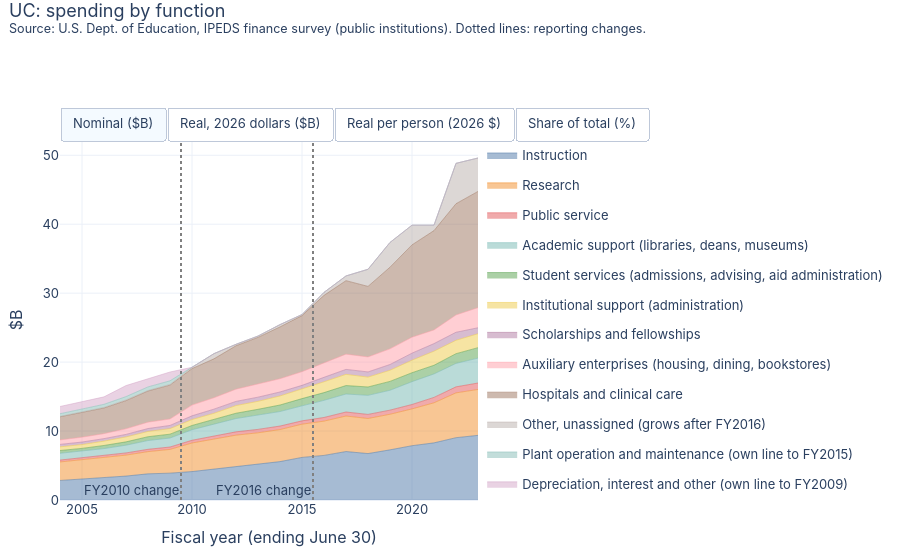

Notebook source saved alongside this figure:
### Markdown cell above
### By system

### Code cell
for s in SYSTEMS:
    z = ex[ex.system == s]
    stacked_area_toggle(add_views(z), "function", f"{s}: spending by function", HE + ". Dotted lines: reporting changes.",
                        order=[x for x in FUNCTION_ORDER if x in set(z.function)], breaks=BRK).show()

### Figure 1 — Plotly figure (JSON) as saved in the notebook; plotly's stock layout.template omitted (floating-point values rounded to 4 significant figures)
{"data": [{"hovertemplate": "%{y:,.1f}", "legendgroup": "Instruction", "line": {"color": "#4e79a7", "width": 0.5}, "mode": "lines", "name": "Instruction", "showlegend": true, "stackgroup": "one", "type": "scatter", "visible": true, "x": [2004, 2005, 2006, 2007, 2008, 2009, 2010, 2011, 2012, 2013, 2014, 2015, 2016, 2017, 2018, 2019, 2020, 2021, 2022, 2023], "y": [2.834, 3.025, 3.19, 3.467, 3.794, 3.894, 4.123, 4.47, 4.827, 5.151, 5.568, 6.177, 6.465, 7.028, 6.734, 7.274, 7.873, 8.286, 9.035, 9.376]}, {"hovertemplate": "%{y:,.1f}", "legendgroup": "Research", "line": {"color": "#f28e2b", "width": 0.5}, "mode": "lines", "name": "Research", "showlegend": true, "stackgroup": "one", "type": "scatter", "visible": true, "x": [2004, 2005, 2006, 2007, 2008, 2009, 2010, 2011, 2012, 2013, 2014, 2015, 2016, 2017, 2018, 2019, 2020, 2021, 2022, 2023], "y": [2.683, 2.803, 2.923, 3.043, 3.22, 3.442, 4.143, 4.383, 4.575, 4.593, 4.649, 4.818, 4.977, 5.151, 5.084, 5.163, 5.337, 5.813, 6.501, 6.657]}, {"hovertemplate": "%{y:,.1f}", "legendgroup": "Public service", "line": {"color": "#e15759", "width": 0.5}, "mode": "lines", "name": "Public service", "showlegend": true, "stackgroup": "one", "type": "scatter", "visible": true, "x": [2004, 2005, 2006, 2007, 2008, 2009, 2010, 2011, 2012, 2013, 2014, 2015, 2016, 2017, 2018, 2019, 2020, 2021, 2022, 2023], "y": [0.2738, 0.2808, 0.2984, 0.3159, 0.3363, 0.3461, 0.396, 0.4442, 0.4835, 0.4982, 0.5074, 0.4846, 0.5271, 0.583, 0.5945, 0.5972, 0.6416, 0.782, 0.8748, 0.9333]}, {"hovertemplate": "%{y:,.1f}", "legendgroup": "Academic support (libraries, deans, museums)", "line": {"color": "#76b7b2", "width": 0.5}, "mode": "lines", "name": "Academic support (libraries, deans, museums)", "showlegend": true, "stackgroup": "one", "type": "scatter", "visible": true, "x": [2004, 2005, 2006, 2007, 2008, 2009, 2010, 2011, 2012, 2013, 2014, 2015, 2016, 2017, 2018, 2019, 2020, 2021, 2022, 2023], "y": [0.9839, 0.9529, 1.043, 1.123, 1.274, 1.304, 1.522, 1.704, 1.929, 2.08, 2.106, 2.179, 2.487, 2.611, 2.767, 2.881, 3.311, 3.403, 3.397, 3.611]}, {"hovertemplate": "%{y:,.1f}", "legendgroup": "Student services (admissions, advising, aid administration)", "line": {"color": "#59a14f", "width": 0.5}, "mode": "lines", "name": "Student services (admissions, advising, aid administration)", "showlegend": true, "stackgroup": "one", "type": "scatter", "visible": true, "x": [2004, 2005, 2006, 2007, 2008, 2009, 2010, 2011, 2012, 2013, 2014, 2015, 2016, 2017, 2018, 2019, 2020, 2021, 2022, 2023], "y": [0.4004, 0.4237, 0.4535, 0.4842, 0.5517, 0.5616, 0.6255, 0.6819, 0.7686, 0.8293, 0.9473, 1.046, 1.119, 1.225, 1.213, 1.287, 1.297, 1.254, 1.409, 1.516]}, {"hovertemplate": "%{y:,.1f}", "legendgroup": "Institutional support (administration)", "line": {"color": "#edc948", "width": 0.5}, "mode": "lines", "name": "Institutional support (administration)", "showlegend": true, "stackgroup": "one", "type": "scatter", "visible": true, "x": [2004, 2005, 2006, 2007, 2008, 2009, 2010, 2011, 2012, 2013, 2014, 2015, 2016, 2017, 2018, 2019, 2020, 2021, 2022, 2023], "y": [0.531, 0.5536, 0.6306, 0.7124, 0.7659, 0.8014, 0.858, 0.8945, 1.115, 1.159, 1.31, 1.37, 1.573, 1.626, 1.432, 1.616, 1.82, 2.049, 1.945, 2.025]}, {"hovertemplate": "%{y:,.1f}", "legendgroup": "Scholarships and fellowships", "line": {"color": "#b07aa1", "width": 0.5}, "mode": "lines", "name": "Scholarships and fellowships", "showlegend": true, "stackgroup": "one", "type": "scatter", "visible": true, "x": [2004, 2005, 2006, 2007, 2008, 2009, 2010, 2011, 2012, 2013, 2014, 2015, 2016, 2017, 2018, 2019, 2020, 2021, 2022, 2023], "y": [0.357, 0.368, 0.362, 0.3696, 0.425, 0.4644, 0.5441, 0.6006, 0.6008, 0.6034, 0.5807, 0.5529, 0.6474, 0.719, 0.7498, 0.8356, 1.019, 1.099, 1.164, 0.8638]}, {"hovertemplate": "%{y:,.1f}", "legendgroup": "Auxiliary enterprises (housing, dining, bookstores)", "line": {"color": "#ff9da7", "width": 0.5}, "mode": "lines", "name": "Auxiliary enterprises (housing, dining, bookstores)", "showlegend": true, "stackgroup": "one", "type": "scatter", "visible": true, "x": [2004, 2005, 2006, 2007, 2008, 2009, 2010, 2011, 2012, 2013, 2014, 2015, 2016, 2017, 2018, 2019, 2020, 2021, 2022, 2023], "y": [0.6499, 0.6997, 0.7243, 0.8101, 0.924, 0.934, 1.551, 1.654, 1.775, 1.891, 1.919, 1.983, 2.087, 2.211, 2.174, 2.265, 2.312, 1.976, 2.51, 2.915]}, {"hovertemplate": "%{y:,.1f}", "legendgroup": "Hospitals and clinical care", "line": {"color": "#9c755f", "width": 0.5}, "mode": "lines", "name": "Hospitals and clinical care", "showlegend": true, "stackgroup": "one", "type": "scatter", "visible": true, "x": [2004, 2005, 2006, 2007, 2008, 2009, 2010, 2011, 2012, 2013, 2014, 2015, 2016, 2017, 2018, 2019, 2020, 2021, 2022, 2023], "y": [3.353, 3.587, 3.719, 4.081, 4.515, 4.913, 5.286, 5.644, 6.292, 6.776, 7.511, 8.133, 9.797, 10.66, 10.23, 11.84, 13.39, 14.41, 16.13, 16.86]}, {"hovertemplate": "%{y:,.1f}", "legendgroup": "Other, unassigned (grows after FY2016)", "line": {"color": "#bab0ac", "width": 0.5}, "mode": "lines", "name": "Other, unassigned (grows after FY2016)", "showlegend": true, "stackgroup": "one", "type": "scatter", "visible": true, "x": [2004, 2005, 2006, 2007, 2008, 2009, 2010, 2011, 2012, 2013, 2014, 2015, 2016, 2017, 2018, 2019, 2020, 2021, 2022, 2023], "y": [0.06202, 0.07334, 0.08615, 0.1212, 0.07728, 0.1069, 0.1957, 0.7525, 0.216, 0.1972, 0.3434, 0.158, 0.4358, 0.6857, 2.487, 3.593, 2.862, 0.7869, 5.858, 4.845]}, {"hovertemplate": "%{y:,.1f}", "legendgroup": "Plant operation and maintenance (own line to FY2015)", "line": {"color": "#86bcb6", "width": 0.5}, "mode": "lines", "name": "Plant operation and maintenance (own line to FY2015)", "showlegend": true, "stackgroup": "one", "type": "scatter", "visible": true, "x": [2004, 2005, 2006, 2007, 2008, 2009, 2010, 2011, 2012, 2013, 2014, 2015, 2016, 2017, 2018, 2019, 2020, 2021, 2022, 2023], "y": [0.3849, 0.4096, 0.4487, 0.471, 0.5202, 0.5197, 0.0, 0.0, 0.0, 0.0, 0.0, 0.0, 0.0, 0.0, 0.0, 0.0, 0.0, 0.0, 0.0, 0.0]}, {"hovertemplate": "%{y:,.1f}", "legendgroup": "Depreciation, interest and other (own line to FY2009)", "line": {"color": "#d4a6c8", "width": 0.5}, "mode": "lines", "name": "Depreciation, interest and other (own line to FY2009)", "showlegend": true, "stackgroup": "one", "type": "scatter", "visible": true, "x": [2004, 2005, 2006, 2007, 2008, 2009, 2010, 2011, 2012, 2013, 2014, 2015, 2016, 2017, 2018, 2019, 2020, 2021, 2022, 2023], "y": [1.047, 1.045, 1.079, 1.599, 1.202, 1.277, 0.0, 0.0, 0.0, 0.0, 0.0, 0.0, 0.0, 0.0, 0.0, 0.0, 0.0, 0.0, 0.0, 0.0]}, {"hovertemplate": "%{y:,.1f}", "legendgroup": "Instruction", "line": {"color": "#4e79a7", "width": 0.5}, "mode": "lines", "name": "Instruction", "showlegend": false, "stackgroup": "one", "type": "scatter", "visible": false, "x": [2004, 2005, 2006, 2007, 2008, 2009, 2010, 2011, 2012, 2013, 2014, 2015, 2016, 2017, 2018, 2019, 2020, 2021, 2022, 2023], "y": [4.989, 5.17, 5.254, 5.566, 5.873, 5.944, 6.231, 6.626, 6.95, 7.294, 7.764, 8.551, 8.891, 9.489, 8.892, 9.411, 10.03, 10.32, 10.5, 10.25]}, {"hovertemplate": "%{y:,.1f}", "legendgroup": "Research", "line": {"color": "#f28e2b", "width": 0.5}, "mode": "lines", "name": "Research", "showlegend": false, "stackgroup": "one", "type": "scatter", "visible": false, "x": [2004, 2005, 2006, 2007, 2008, 2009, 2010, 2011, 2012, 2013, 2014, 2015, 2016, 2017, 2018, 2019, 2020, 2021, 2022, 2023], "y": [4.724, 4.791, 4.814, 4.885, 4.983, 5.255, 6.263, 6.497, 6.587, 6.504, 6.482, 6.67, 6.844, 6.955, 6.714, 6.679, 6.797, 7.238, 7.553, 7.279]}, {"hovertemplate": "%{y:,.1f}", "legendgroup": "Public service", "line": {"color": "#e15759", "width": 0.5}, "mode": "lines", "name": "Public service", "showlegend": false, "stackgroup": "one", "type": "scatter", "visible": false, "x": [2004, 2005, 2006, 2007, 2008, 2009, 2010, 2011, 2012, 2013, 2014, 2015, 2016, 2017, 2018, 2019, 2020, 2021, 2022, 2023], "y": [0.4821, 0.4798, 0.4914, 0.507, 0.5206, 0.5282, 0.5985, 0.6584, 0.6962, 0.7054, 0.7075, 0.6709, 0.7249, 0.7871, 0.7851, 0.7726, 0.8171, 0.9737, 1.016, 1.02]}, {"hovertemplate": "%{y:,.1f}", "legendgroup": "Academic support (libraries, deans, museums)", "line": {"color": "#76b7b2", "width": 0.5}, "mode": "lines", "name": "Academic support (libraries, deans, museums)", "showlegend": false, "stackgroup": "one", "type": "scatter", "visible": false, "x": [2004, 2005, 2006, 2007, 2008, 2009, 2010, 2011, 2012, 2013, 2014, 2015, 2016, 2017, 2018, 2019, 2020, 2021, 2022, 2023], "y": [1.732, 1.629, 1.718, 1.802, 1.972, 1.99, 2.301, 2.526, 2.778, 2.946, 2.936, 3.016, 3.42, 3.525, 3.654, 3.727, 4.217, 4.237, 3.947, 3.948]}, {"hovertemplate": "%{y:,.1f}", "legendgroup": "Student services (admissions, advising, aid administration)", "line": {"color": "#59a14f", "width": 0.5}, "mode": "lines", "name": "Student services (admissions, advising, aid administration)", "showlegend": false, "stackgroup": "one", "type": "scatter", "visible": false, "x": [2004, 2005, 2006, 2007, 2008, 2009, 2010, 2011, 2012, 2013, 2014, 2015, 2016, 2017, 2018, 2019, 2020, 2021, 2022, 2023], "y": [0.7049, 0.7242, 0.7469, 0.7772, 0.8539, 0.8572, 0.9454, 1.011, 1.107, 1.174, 1.321, 1.448, 1.539, 1.653, 1.602, 1.665, 1.651, 1.562, 1.637, 1.657]}, {"hovertemplate": "%{y:,.1f}", "legendgroup": "Institutional support (administration)", "line": {"color": "#edc948", "width": 0.5}, "mode": "lines", "name": "Institutional support (administration)", "showlegend": false, "stackgroup": "one", "type": "scatter", "visible": false, "x": [2004, 2005, 2006, 2007, 2008, 2009, 2010, 2011, 2012, 2013, 2014, 2015, 2016, 2017, 2018, 2019, 2020, 2021, 2022, 2023], "y": [0.9348, 0.9461, 1.039, 1.144, 1.185, 1.223, 1.297, 1.326, 1.606, 1.642, 1.826, 1.897, 2.164, 2.196, 1.891, 2.09, 2.317, 2.551, 2.26, 2.214]}, {"hovertemplate": "%{y:,.1f}", "legendgroup": "Scholarships and fellowships", "line": {"color": "#b07aa1", "width": 0.5}, "mode": "lines", "name": "Scholarships and fellowships", "showlegend": false, "stackgroup": "one", "type": "scatter", "visible": false, "x": [2004, 2005, 2006, 2007, 2008, 2009, 2010, 2011, 2012, 2013, 2014, 2015, 2016, 2017, 2018, 2019, 2020, 2021, 2022, 2023], "y": [0.6286, 0.6289, 0.5961, 0.5933, 0.6578, 0.7088, 0.8225, 0.8902, 0.865, 0.8544, 0.8097, 0.7654, 0.8903, 0.9708, 0.9901, 1.081, 1.298, 1.368, 1.353, 0.9445]}, {"hovertemplate": "%{y:,.1f}", "legendgroup": "Auxiliary enterprises (housing, dining, bookstores)", "line": {"color": "#ff9da7", "width": 0.5}, "mode": "lines", "name": "Auxiliary enterprises (housing, dining, bookstores)", "showlegend": false, "stackgroup": "one", "type": "scatter", "visible": false, "x": [2004, 2005, 2006, 2007, 2008, 2009, 2010, 2011, 2012, 2013, 2014, 2015, 2016, 2017, 2018, 2019, 2020, 2021, 2022, 2023], "y": [1.144, 1.196, 1.193, 1.3, 1.43, 1.426, 2.344, 2.452, 2.556, 2.678, 2.676, 2.745, 2.87, 2.985, 2.87, 2.93, 2.944, 2.461, 2.915, 3.188]}, {"hovertemplate": "%{y:,.1f}", "legendgroup": "Hospitals and clinical care", "line": {"color": "#9c755f", "width": 0.5}, "mode": "lines", "name": "Hospitals and clinical care", "showlegend": false, "stackgroup": "one", "type": "scatter", "visible": false, "x": [2004, 2005, 2006, 2007, 2008, 2009, 2010, 2011, 2012, 2013, 2014, 2015, 2016, 2017, 2018, 2019, 2020, 2021, 2022, 2023], "y": [5.902, 6.13, 6.124, 6.55, 6.988, 7.499, 7.99, 8.365, 9.06, 9.595, 10.47, 11.26, 13.47, 14.39, 13.51, 15.32, 17.05, 17.94, 18.74, 18.43]}, {"hovertemplate": "%{y:,.1f}", "legendgroup": "Other, unassigned (grows after FY2016)", "line": {"color": "#bab0ac", "width": 0.5}, "mode": "lines", "name": "Other, unassigned (grows after FY2016)", "showlegend": false, "stackgroup": "one", "type": "scatter", "visible": false, "x": [2004, 2005, 2006, 2007, 2008, 2009, 2010, 2011, 2012, 2013, 2014, 2015, 2016, 2017, 2018, 2019, 2020, 2021, 2022, 2023], "y": [0.1092, 0.1254, 0.1419, 0.1946, 0.1196, 0.1632, 0.2958, 1.115, 0.311, 0.2793, 0.4788, 0.2187, 0.5993, 0.9257, 3.284, 4.648, 3.645, 0.9798, 6.805, 5.298]}, {"hovertemplate": "%{y:,.1f}", "legendgroup": "Plant operation and maintenance (own line to FY2015)", "line": {"color": "#86bcb6", "width": 0.5}, "mode": "lines", "name": "Plant operation and maintenance (own line to FY2015)", "showlegend": false, "stackgroup": "one", "type": "scatter", "visible": false, "x": [2004, 2005, 2006, 2007, 2008, 2009, 2010, 2011, 2012, 2013, 2014, 2015, 2016, 2017, 2018, 2019, 2020, 2021, 2022, 2023], "y": [0.6777, 0.7001, 0.739, 0.756, 0.8052, 0.7933, 0.0, 0.0, 0.0, 0.0, 0.0, 0.0, 0.0, 0.0, 0.0, 0.0, 0.0, 0.0, 0.0, 0.0]}, {"hovertemplate": "%{y:,.1f}", "legendgroup": "Depreciation, interest and other (own line to FY2009)", "line": {"color": "#d4a6c8", "width": 0.5}, "mode": "lines", "name": "Depreciation, interest and other (own line to FY2009)", "showlegend": false, "stackgroup": "one", "type": "scatter", "visible": false, "x": [2004, 2005, 2006, 2007, 2008, 2009, 2010, 2011, 2012, 2013, 2014, 2015, 2016, 2017, 2018, 2019, 2020, 2021, 2022, 2023], "y": [1.843, 1.786, 1.777, 2.567, 1.86, 1.95, 0.0, 0.0, 0.0, 0.0, 0.0, 0.0, 0.0, 0.0, 0.0, 0.0, 0.0, 0.0, 0.0, 0.0]}, {"hovertemplate": "%{y:,.0f}", "legendgroup": "Instruction", "line": {"color": "#4e79a7", "width": 0.5}, "mode": "lines", "name": "Instruction", "showlegend": false, "stackgroup": "one", "type": "scatter", "visible": false, "x": [2004, 2005, 2006, 2007, 2008, 2009, 2010, 2011, 2012, 2013, 2014, 2015, 2016, 2017, 2018, 2019, 2020, 2021, 2022, 2023], "y": [140.9, 144.8, 146.3, 154.0, 161.2, 161.6, 167.8, 176.8, 183.9, 191.5, 202.1, 220.7, 227.8, 241.8, 225.7, 238.6, 254.0, 262.2, 268.2, 261.8]}, {"hovertemplate": "%{y:,.0f}", "legendgroup": "Research", "line": {"color": "#f28e2b", "width": 0.5}, "mode": "lines", "name": "Research", "showlegend": false, "stackgroup": "one", "type": "scatter", "visible": false, "x": [2004, 2005, 2006, 2007, 2008, 2009, 2010, 2011, 2012, 2013, 2014, 2015, 2016, 2017, 2018, 2019, 2020, 2021, 2022, 2023], "y": [133.4, 134.2, 134.0, 135.2, 136.8, 142.9, 168.6, 173.4, 174.3, 170.7, 168.7, 172.1, 175.4, 177.2, 170.4, 169.4, 172.1, 184.0, 193.0, 185.9]}, {"hovertemplate": "%{y:,.0f}", "legendgroup": "Public service", "line": {"color": "#e15759", "width": 0.5}, "mode": "lines", "name": "Public service", "showlegend": false, "stackgroup": "one", "type": "scatter", "visible": false, "x": [2004, 2005, 2006, 2007, 2008, 2009, 2010, 2011, 2012, 2013, 2014, 2015, 2016, 2017, 2018, 2019, 2020, 2021, 2022, 2023], "y": [13.61, 13.44, 13.68, 14.03, 14.29, 14.36, 16.12, 17.57, 18.42, 18.52, 18.42, 17.31, 18.57, 20.06, 19.93, 19.59, 20.7, 24.75, 25.97, 26.06]}, {"hovertemplate": "%{y:,.0f}", "legendgroup": "Academic support (libraries, deans, museums)", "line": {"color": "#76b7b2", "width": 0.5}, "mode": "lines", "name": "Academic support (libraries, deans, museums)", "showlegend": false, "stackgroup": "one", "type": "scatter", "visible": false, "x": [2004, 2005, 2006, 2007, 2008, 2009, 2010, 2011, 2012, 2013, 2014, 2015, 2016, 2017, 2018, 2019, 2020, 2021, 2022, 2023], "y": [48.91, 45.62, 47.82, 49.86, 54.14, 54.1, 61.95, 67.39, 73.52, 77.32, 76.42, 77.84, 87.62, 89.82, 92.77, 94.51, 106.8, 107.7, 100.8, 100.8]}, {"hovertemplate": "%{y:,.0f}", "legendgroup": "Student services (admissions, advising, aid administration)", "line": {"color": "#59a14f", "width": 0.5}, "mode": "lines", "name": "Student services (admissions, advising, aid administration)", "showlegend": false, "stackgroup": "one", "type": "scatter", "visible": false, "x": [2004, 2005, 2006, 2007, 2008, 2009, 2010, 2011, 2012, 2013, 2014, 2015, 2016, 2017, 2018, 2019, 2020, 2021, 2022, 2023], "y": [19.91, 20.29, 20.79, 21.51, 23.44, 23.31, 25.46, 26.97, 29.28, 30.82, 34.38, 37.37, 39.43, 42.13, 40.67, 42.23, 41.83, 39.7, 41.83, 42.33]}, {"hovertemplate": "%{y:,.0f}", "legendgroup": "Institutional support (administration)", "line": {"color": "#edc948", "width": 0.5}, "mode": "lines", "name": "Institutional support (administration)", "showlegend": false, "stackgroup": "one", "type": "scatter", "visible": false, "x": [2004, 2005, 2006, 2007, 2008, 2009, 2010, 2011, 2012, 2013, 2014, 2015, 2016, 2017, 2018, 2019, 2020, 2021, 2022, 2023], "y": [26.4, 26.5, 28.91, 31.65, 32.54, 33.26, 34.92, 35.38, 42.5, 43.09, 47.52, 48.96, 55.44, 55.96, 48.0, 53.0, 58.69, 64.85, 57.73, 56.55]}, {"hovertemplate": "%{y:,.0f}", "legendgroup": "Scholarships and fellowships", "line": {"color": "#b07aa1", "width": 0.5}, "mode": "lines", "name": "Scholarships and fellowships", "showlegend": false, "stackgroup": "one", "type": "scatter", "visible": false, "x": [2004, 2005, 2006, 2007, 2008, 2009, 2010, 2011, 2012, 2013, 2014, 2015, 2016, 2017, 2018, 2019, 2020, 2021, 2022, 2023], "y": [17.75, 17.62, 16.59, 16.42, 18.06, 19.27, 22.15, 23.75, 22.89, 22.43, 21.08, 19.75, 22.81, 24.74, 25.14, 27.41, 32.87, 34.77, 34.56, 24.12]}, {"hovertemplate": "%{y:,.0f}", "legendgroup": "Auxiliary enterprises (housing, dining, bookstores)", "line": {"color": "#ff9da7", "width": 0.5}, "mode": "lines", "name": "Auxiliary enterprises (housing, dining, bookstores)", "showlegend": false, "stackgroup": "one", "type": "scatter", "visible": false, "x": [2004, 2005, 2006, 2007, 2008, 2009, 2010, 2011, 2012, 2013, 2014, 2015, 2016, 2017, 2018, 2019, 2020, 2021, 2022, 2023], "y": [32.31, 33.5, 33.2, 35.99, 39.26, 38.76, 63.11, 65.43, 67.64, 70.28, 69.65, 70.84, 73.54, 76.08, 72.87, 74.29, 74.56, 62.54, 74.49, 81.42]}, {"hovertemplate": "%{y:,.0f}", "legendgroup": "Hospitals and clinical care", "line": {"color": "#9c755f", "width": 0.5}, "mode": "lines", "name": "Hospitals and clinical care", "showlegend": false, "stackgroup": "one", "type": "scatter", "visible": false, "x": [2004, 2005, 2006, 2007, 2008, 2009, 2010, 2011, 2012, 2013, 2014, 2015, 2016, 2017, 2018, 2019, 2020, 2021, 2022, 2023], "y": [166.7, 171.7, 170.5, 181.3, 191.8, 203.9, 215.1, 223.2, 239.7, 251.8, 272.6, 290.6, 345.2, 366.6, 342.9, 388.5, 431.9, 456.0, 478.9, 470.8]}, {"hovertemplate": "%{y:,.0f}", "legendgroup": "Other, unassigned (grows after FY2016)", "line": {"color": "#bab0ac", "width": 0.5}, "mode": "lines", "name": "Other, unassigned (grows after FY2016)", "showlegend": false, "stackgroup": "one", "type": "scatter", "visible": false, "x": [2004, 2005, 2006, 2007, 2008, 2009, 2010, 2011, 2012, 2013, 2014, 2015, 2016, 2017, 2018, 2019, 2020, 2021, 2022, 2023], "y": [3.083, 3.511, 3.949, 5.384, 3.284, 4.437, 7.965, 29.76, 8.23, 7.331, 12.46, 5.645, 15.36, 23.59, 83.37, 117.9, 92.32, 24.91, 173.9, 135.3]}, {"hovertemplate": "%{y:,.0f}", "legendgroup": "Plant operation and maintenance (own line to FY2015)", "line": {"color": "#86bcb6", "width": 0.5}, "mode": "lines", "name": "Plant operation and maintenance (own line to FY2015)", "showlegend": false, "stackgroup": "one", "type": "scatter", "visible": false, "x": [2004, 2005, 2006, 2007, 2008, 2009, 2010, 2011, 2012, 2013, 2014, 2015, 2016, 2017, 2018, 2019, 2020, 2021, 2022, 2023], "y": [19.14, 19.61, 20.57, 20.92, 22.1, 21.57, 0.0, 0.0, 0.0, 0.0, 0.0, 0.0, 0.0, 0.0, 0.0, 0.0, 0.0, 0.0, 0.0, 0.0]}, {"hovertemplate": "%{y:,.0f}", "legendgroup": "Depreciation, interest and other (own line to FY2009)", "line": {"color": "#d4a6c8", "width": 0.5}, "mode": "lines", "name": "Depreciation, interest and other (own line to FY2009)", "showlegend": false, "stackgroup": "one", "type": "scatter", "visible": false, "x": [2004, 2005, 2006, 2007, 2008, 2009, 2010, 2011, 2012, 2013, 2014, 2015, 2016, 2017, 2018, 2019, 2020, 2021, 2022, 2023], "y": [52.03, 50.03, 49.46, 71.03, 51.06, 53.0, 0.0, 0.0, 0.0, 0.0, 0.0, 0.0, 0.0, 0.0, 0.0, 0.0, 0.0, 0.0, 0.0, 0.0]}, {"hovertemplate": "%{y:.1f}", "legendgroup": "Instruction", "line": {"color": "#4e79a7", "width": 0.5}, "mode": "lines", "name": "Instruction", "showlegend": false, "stackgroup": "one", "type": "scatter", "visible": false, "x": [2004, 2005, 2006, 2007, 2008, 2009, 2010, 2011, 2012, 2013, 2014, 2015, 2016, 2017, 2018, 2019, 2020, 2021, 2022, 2023], "y": [20.9, 21.27, 21.33, 20.89, 21.55, 20.98, 21.42, 21.06, 21.37, 21.66, 21.89, 22.96, 21.47, 21.63, 20.12, 19.47, 19.75, 20.79, 18.5, 18.9]}, {"hovertemplate": "%{y:.1f}", "legendgroup": "Research", "line": {"color": "#f28e2b", "width": 0.5}, "mode": "lines", "name": "Research", "showlegend": false, "stackgroup": "one", "type": "scatter", "visible": false, "x": [2004, 2005, 2006, 2007, 2008, 2009, 2010, 2011, 2012, 2013, 2014, 2015, 2016, 2017, 2018, 2019, 2020, 2021, 2022, 2023], "y": [19.79, 19.71, 19.54, 18.33, 18.29, 18.54, 21.53, 20.65, 20.26, 19.32, 18.27, 17.91, 16.53, 15.85, 15.19, 13.82, 13.39, 14.59, 13.31, 13.42]}, {"hovertemplate": "%{y:.1f}", "legendgroup": "Public service", "line": {"color": "#e15759", "width": 0.5}, "mode": "lines", "name": "Public service", "showlegend": false, "stackgroup": "one", "type": "scatter", "visible": false, "x": [2004, 2005, 2006, 2007, 2008, 2009, 2010, 2011, 2012, 2013, 2014, 2015, 2016, 2017, 2018, 2019, 2020, 2021, 2022, 2023], "y": [2.02, 1.974, 1.995, 1.903, 1.911, 1.864, 2.058, 2.092, 2.141, 2.095, 1.995, 1.801, 1.75, 1.794, 1.777, 1.599, 1.61, 1.962, 1.792, 1.882]}, {"hovertemplate": "%{y:.1f}", "legendgroup": "Academic support (libraries, deans, museums)", "line": {"color": "#76b7b2", "width": 0.5}, "mode": "lines", "name": "Academic support (libraries, deans, museums)", "showlegend": false, "stackgroup": "one", "type": "scatter", "visible": false, "x": [2004, 2005, 2006, 2007, 2008, 2009, 2010, 2011, 2012, 2013, 2014, 2015, 2016, 2017, 2018, 2019, 2020, 2021, 2022, 2023], "y": [7.256, 6.7, 6.974, 6.763, 7.238, 7.022, 7.909, 8.027, 8.544, 8.749, 8.277, 8.099, 8.257, 8.033, 8.269, 7.713, 8.307, 8.538, 6.958, 7.279]}, {"hovertemplate": "%{y:.1f}", "legendgroup": "Student services (admissions, advising, aid administration)", "line": {"color": "#59a14f", "width": 0.5}, "mode": "lines", "name": "Student services (admissions, advising, aid administration)", "showlegend": false, "stackgroup": "one", "type": "scatter", "visible": false, "x": [2004, 2005, 2006, 2007, 2008, 2009, 2010, 2011, 2012, 2013, 2014, 2015, 2016, 2017, 2018, 2019, 2020, 2021, 2022, 2023], "y": [2.953, 2.98, 3.032, 2.917, 3.134, 3.025, 3.25, 3.212, 3.403, 3.488, 3.723, 3.888, 3.715, 3.768, 3.625, 3.446, 3.253, 3.147, 2.886, 3.056]}, {"hovertemplate": "%{y:.1f}", "legendgroup": "Institutional support (administration)", "line": {"color": "#edc948", "width": 0.5}, "mode": "lines", "name": "Institutional support (administration)", "showlegend": false, "stackgroup": "one", "type": "scatter", "visible": false, "x": [2004, 2005, 2006, 2007, 2008, 2009, 2010, 2011, 2012, 2013, 2014, 2015, 2016, 2017, 2018, 2019, 2020, 2021, 2022, 2023], "y": [3.916, 3.893, 4.216, 4.292, 4.35, 4.317, 4.459, 4.213, 4.939, 4.876, 5.147, 5.093, 5.224, 5.005, 4.278, 4.325, 4.565, 5.141, 3.983, 4.083]}, {"hovertemplate": "%{y:.1f}", "legendgroup": "Scholarships and fellowships", "line": {"color": "#b07aa1", "width": 0.5}, "mode": "lines", "name": "Scholarships and fellowships", "showlegend": false, "stackgroup": "one", "type": "scatter", "visible": false, "x": [2004, 2005, 2006, 2007, 2008, 2009, 2010, 2011, 2012, 2013, 2014, 2015, 2016, 2017, 2018, 2019, 2020, 2021, 2022, 2023], "y": [2.633, 2.587, 2.42, 2.227, 2.414, 2.501, 2.828, 2.829, 2.66, 2.538, 2.283, 2.055, 2.15, 2.213, 2.241, 2.237, 2.556, 2.756, 2.384, 1.741]}, {"hovertemplate": "%{y:.1f}", "legendgroup": "Auxiliary enterprises (housing, dining, bookstores)", "line": {"color": "#ff9da7", "width": 0.5}, "mode": "lines", "name": "Auxiliary enterprises (housing, dining, bookstores)", "showlegend": false, "stackgroup": "one", "type": "scatter", "visible": false, "x": [2004, 2005, 2006, 2007, 2008, 2009, 2010, 2011, 2012, 2013, 2014, 2015, 2016, 2017, 2018, 2019, 2020, 2021, 2022, 2023], "y": [4.793, 4.92, 4.842, 4.881, 5.248, 5.031, 8.058, 7.793, 7.861, 7.952, 7.544, 7.37, 6.93, 6.804, 6.496, 6.063, 5.799, 4.958, 5.14, 5.878]}, {"hovertemplate": "%{y:.1f}", "legendgroup": "Hospitals and clinical care", "line": {"color": "#9c755f", "width": 0.5}, "mode": "lines", "name": "Hospitals and clinical care", "showlegend": false, "stackgroup": "one", "type": "scatter", "visible": false, "x": [2004, 2005, 2006, 2007, 2008, 2009, 2010, 2011, 2012, 2013, 2014, 2015, 2016, 2017, 2018, 2019, 2020, 2021, 2022, 2023], "y": [24.72, 25.22, 24.86, 24.59, 25.65, 26.46, 27.47, 26.58, 27.86, 28.5, 29.52, 30.23, 32.53, 32.79, 30.57, 31.71, 33.59, 36.15, 33.04, 33.99]}, {"hovertemplate": "%{y:.1f}", "legendgroup": "Other, unassigned (grows after FY2016)", "line": {"color": "#bab0ac", "width": 0.5}, "mode": "lines", "name": "Other, unassigned (grows after FY2016)", "showlegend": false, "stackgroup": "one", "type": "scatter", "visible": false, "x": [2004, 2005, 2006, 2007, 2008, 2009, 2010, 2011, 2012, 2013, 2014, 2015, 2016, 2017, 2018, 2019, 2020, 2021, 2022, 2023], "y": [0.4574, 0.5157, 0.5759, 0.7303, 0.439, 0.576, 1.017, 3.544, 0.9564, 0.8295, 1.35, 0.5873, 1.447, 2.11, 7.431, 9.618, 7.18, 1.974, 12.0, 9.769]}, {"hovertemplate": "%{y:.1f}", "legendgroup": "Plant operation and maintenance (own line to FY2015)", "line": {"color": "#86bcb6", "width": 0.5}, "mode": "lines", "name": "Plant operation and maintenance (own line to FY2015)", "showlegend": false, "stackgroup": "one", "type": "scatter", "visible": false, "x": [2004, 2005, 2006, 2007, 2008, 2009, 2010, 2011, 2012, 2013, 2014, 2015, 2016, 2017, 2018, 2019, 2020, 2021, 2022, 2023], "y": [2.839, 2.88, 3.0, 2.838, 2.955, 2.799, 0.0, 0.0, 0.0, 0.0, 0.0, 0.0, 0.0, 0.0, 0.0, 0.0, 0.0, 0.0, 0.0, 0.0]}, {"hovertemplate": "%{y:.1f}", "legendgroup": "Depreciation, interest and other (own line to FY2009)", "line": {"color": "#d4a6c8", "width": 0.5}, "mode": "lines", "name": "Depreciation, interest and other (own line to FY2009)", "showlegend": false, "stackgroup": "one", "type": "scatter", "visible": false, "x": [2004, 2005, 2006, 2007, 2008, 2009, 2010, 2011, 2012, 2013, 2014, 2015, 2016, 2017, 2018, 2019, 2020, 2021, 2022, 2023], "y": [7.719, 7.348, 7.213, 9.635, 6.825, 6.88, 0.0, 0.0, 0.0, 0.0, 0.0, 0.0, 0.0, 0.0, 0.0, 0.0, 0.0, 0.0, 0.0, 0.0]}], "layout": {"annotations": [{"showarrow": false, "text": "FY2010 change", "x": 2010.0, "xanchor": "right", "xref": "x", "y": 0, "yanchor": "bottom", "yref": "y domain"}, {"showarrow": false, "text": "FY2016 change", "x": 2016.0, "xanchor": "right", "xref": "x", "y": 0, "yanchor": "bottom", "yref": "y domain"}], "font": {"family": "-apple-system, Segoe UI, sans-serif", "size": 13}, "height": 560, "hovermode": "x unified", "legend": {"orientation": "v", "x": 1.01}, "margin": {"b": 60, "l": 60, "r": 20, "t": 140}, "shapes": [{"line": {"color": "grey", "dash": "dot"}, "type": "line", "x0": 2010.0, "x1": 2010.0, "xref": "x", "y0": 0, "y1": 1, "yref": "y domain"}, {"line": {"color": "grey", "dash": "dot"}, "type": "line", "x0": 2016.0, "x1": 2016.0, "xref": "x", "y0": 0, "y1": 1, "yref": "y domain"}], "title": {"text": "UC: spending by function<br><sup>Source: U.S. Dept. of Education, IPEDS finance survey (public institutions). Dotted lines: reporting changes.</sup>", "x": 0.01, "y": 0.97, "yanchor": "top"}, "updatemenus": [{"buttons": [{"args": [{"showlegend": [true, true, true, true, true, true, true, true, true, true, true, true, false, false, false, false, false, false, false, false, false, false, false, false, false, false, false, false, false, false, false, false, false, false, false, false, false, false, false, false, false, false, false, false, false, false, false, false], "visible": [true, true, true, true, true, true, true, true, true, true, true, true, false, false, false, false, false, false, false, false, false, false, false, false, false, false, false, false, false, false, false, false, false, false, false, false, false, false, false, false, false, false, false, false, false, false, false, false]}, {"yaxis.title.text": "$B"}], "label": "Nominal ($B)", "method": "update"}, {"args": [{"showlegend": [false, false, false, false, false, false, false, false, false, false, false, false, true, true, true, true, true, true, true, true, true, true, true, true, false, false, false, false, false, false, false, false, false, false, false, false, false, false, false, false, false, false, false, false, false, false, false, false], "visible": [false, false, false, false, false, false, false, false, false, false, false, false, true, true, true, true, true, true, true, true, true, true, true, true, false, false, false, false, false, false, false, false, false, false, false, false, false, false, false, false, false, false, false, false, false, false, false, false]}, {"yaxis.title.text": "$B"}], "label": "Real, 2026 dollars ($B)", "method": "update"}, {"args": [{"showlegend": [false, false, false, false, false, false, false, false, false, false, false, false, false, false, false, false, false, false, false, false, false, false, false, false, true, true, true, true, true, true, true, true, true, true, true, true, false, false, false, false, false, false, false, false, false, false, false, false], "visible": [false, false, false, false, false, false, false, false, false, false, false, false, false, false, false, false, false, false, false, false, false, false, false, false, true, true, true, true, true, true, true, true, true, true, true, true, false, false, false, false, false, false, false, false, false, false, false, false]}, {"yaxis.title.text": "$ per person"}], "label": "Real per person (2026 $)", "method": "update"}, {"args": [{"showlegend": [false, false, false, false, false, false, false, false, false, false, false, false, false, false, false, false, false, false, false, false, false, false, false, false, false, false, false, false, false, false, false, false, false, false, false, false, true, true, true, true, true, true, true, true, true, true, true, true], "visible": [false, false, false, false, false, false, false, false, false, false, false, false, false, false, false, false, false, false, false, false, false, false, false, false, false, false, false, false, false, false, false, false, false, false, false, false, true, true, true, true, true, true, true, true, true, true, true, true]}, {"yaxis.title.text": "%"}], "label": "Share of total (%)", "method": "update"}], "direction": "right", "showactive": true, "type": "buttons", "x": 0, "xanchor": "left", "y": 1.0, "yanchor": "bottom"}], "xaxis": {"title": {"text": "Fiscal year (ending June 30)"}}, "yaxis": {"title": {"text": "$B"}}}}
